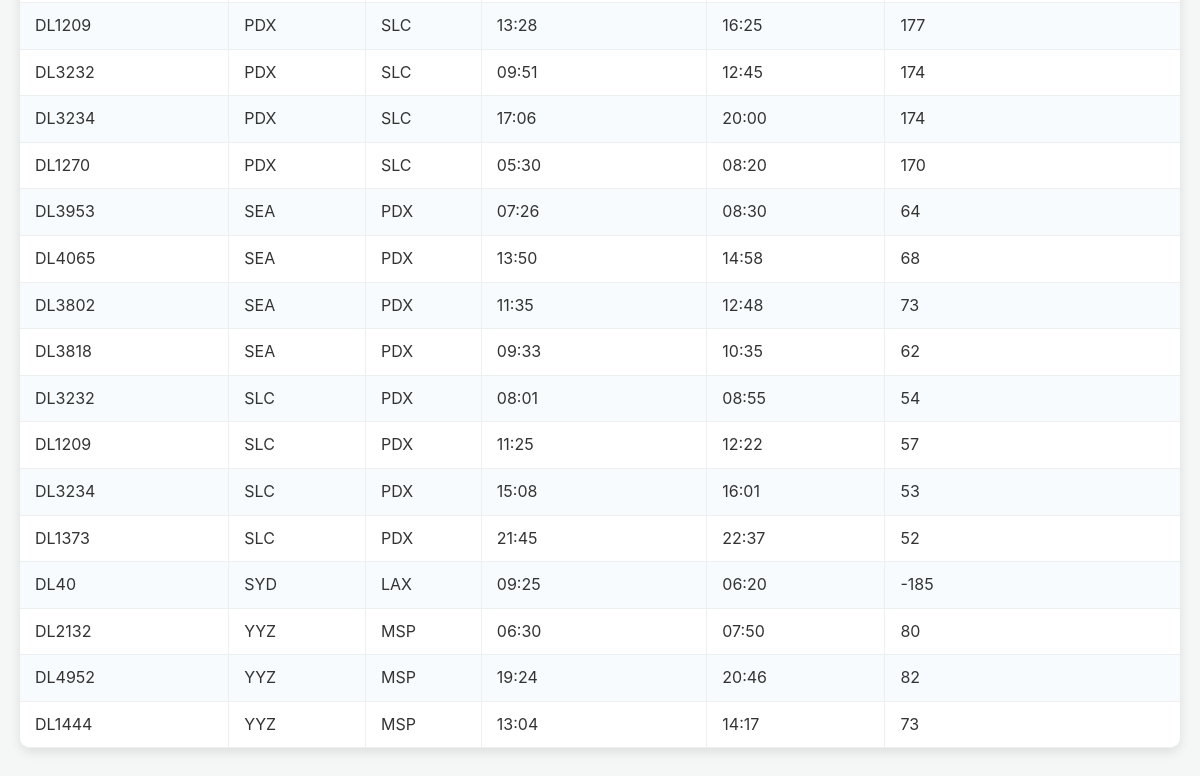
Before: /view (lower part) with the older database file.
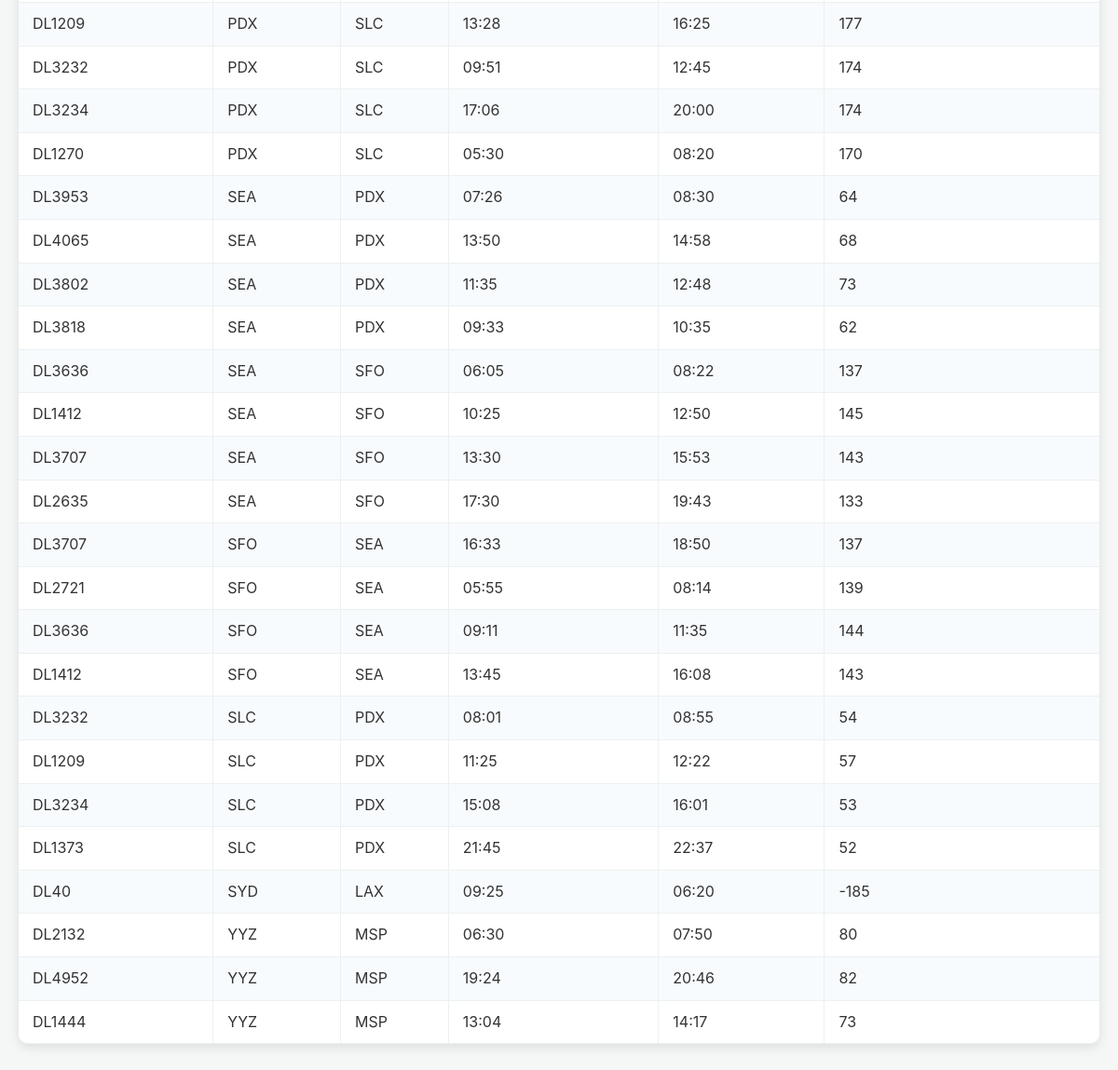
After: the same page with the newer database file.
### tables this page shows
CREATE TABLE flights (
    id INTEGER PRIMARY KEY AUTOINCREMENT,
    flightno TEXT,
    src TEXT,
    dst TEXT,
    departure TEXT,
    arrival TEXT,
    duration INTEGER
);

### app.py (the view)
@app.route('/view')
def view_page2():
    src_list = set()
    dst_list = set()
    rows_data = [] # To store all flight data as lists (matching row[0], row[1] etc.)
    try:
        conn = sqlite3.connect(DB)
        conn.row_factory = sqlite3.Row # Allows access by column name
        cursor = conn.cursor()
        cursor.execute("SELECT flightno, src, dst, departure, arrival, duration FROM flights ORDER BY src, dst")
        all_flights = cursor.fetchall()
        conn.close()
        for flight in all_flights:
            src_list.add(flight['src'])
            dst_list.add(flight['dst'])
            rows_data.append([
                flight['flightno'],
                flight['src'],
                flight['dst'],
                datetime.strptime(flight['departure'], '%Y-%m-%d %H:%M:%S').strftime('%H:%M'),
                datetime.strptime(flight['arrival'], '%Y-%m-%d %H:%M:%S').strftime('%H:%M'),
                flight['duration']
            ])
    except Exception as e:
        print(f"Error fetching data for view_page2: {e}")
        return "Error loading data", 500
    sorted_src_list = sorted(list(src_list))
    sorted_dst_list = sorted(list(dst_list))
    template_data = {
        'srclist': sorted_src_list,
        'dstlist': sorted_dst_list,
        'rows': rows_data
    }
    return render_template("view2.html", data=template_data)

### templates/view2.html (shortened to what this page needs)
<!DOCTYPE html>
<html lang="en">
<head>
    <link rel="stylesheet" href="{{ url_for('static', filename='style.css') }}">
</head>
<body>
    <table id="flightTable">
        <tbody>
        {% for row in data['rows'] %}
        <tr>
            <td>{{row[0]}}</td>
            <td>{{row[1]}}</td>
            <td>{{row[2]}}</td>
            <td>{{row[3]}}</td>
            <td>{{row[4]}}</td>
            <td>{{row[5]}}</td>
        </tr>
        {% endfor %}
            </tbody>
    </table>
</body>
</html>

### static/style.css (style rules this page uses)
body { font-family: 'Inter', Arial, sans-serif; margin: 0; padding: 20px; background-color: #f4f7f6; color: #333; line-height: 1.6; }
table { width: 100%; border-collapse: separate; border-spacing: 0; margin-bottom: 20px; background-color: #ffffff; box-shadow: 0 4px 12px rgba(0, 0, 0, 0.1); border-radius: 10px; overflow: hidden; }
td:last-child, th:last-child { border-right: none; }
tbody tr:nth-child(even) { background-color: #f8fbfd; }
table tbody tr:last-child td:first-child { border-bottom-left-radius: 10px; }
table tbody tr:last-child td:last-child { border-bottom-right-radius: 10px; }

Changed rows visible on the page:
added flights: flightno "DL3636", src "SEA", dst "SFO", departure "06:05", arrival "08:22", duration "137"
added flights: flightno "DL1412", src "SEA", dst "SFO", departure "10:25", arrival "12:50", duration "145"
added flights: flightno "DL3707", src "SEA", dst "SFO", departure "13:30", arrival "15:53", duration "143"
added flights: flightno "DL2635", src "SEA", dst "SFO", departure "17:30", arrival "19:43", duration "133"
added flights: flightno "DL3707", src "SFO", dst "SEA", departure "16:33", arrival "18:50", duration "137"
added flights: flightno "DL2721", src "SFO", dst "SEA", departure "05:55", arrival "08:14", duration "139"
added flights: flightno "DL3636", src "SFO", dst "SEA", departure "09:11", arrival "11:35", duration "144"
added flights: flightno "DL1412", src "SFO", dst "SEA", departure "13:45", arrival "16:08", duration "143"
